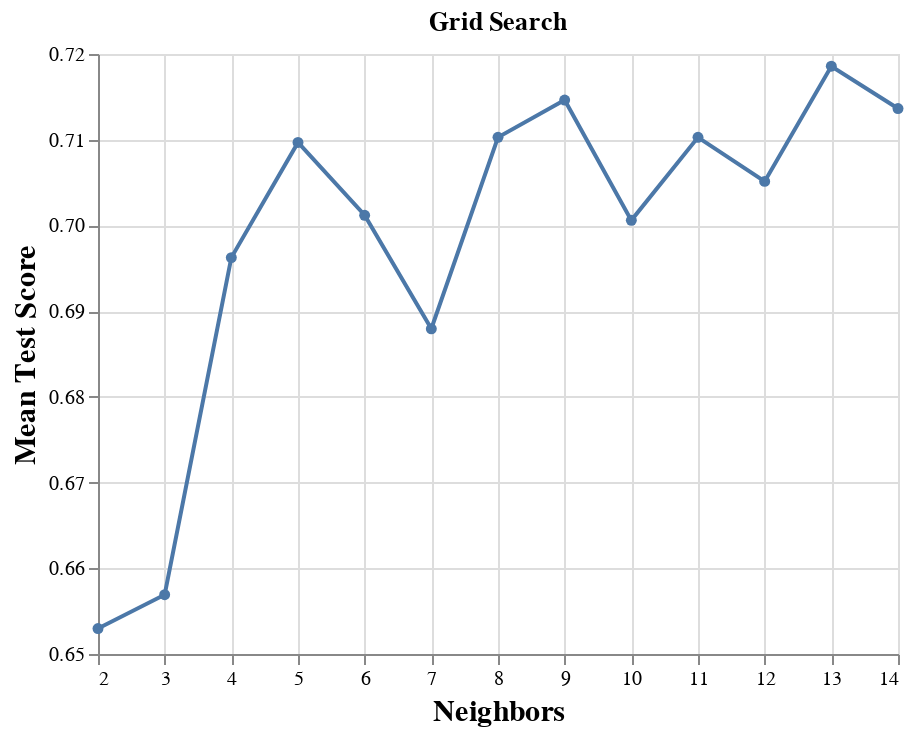

Notebook code for this chart:
### Markdown cell above
Next, we create a line plot that will help us decide which value of k to choose.

### Code cell
accuracy_versus_k_grid = (
    alt.Chart(accuracies_grid, title="Grid Search")
    .mark_line(point=True)
    .encode(
        x=alt.X(
            "param_kneighborsclassifier__n_neighbors",
            title="Neighbors",
            scale=alt.Scale(zero=False),
        ),
        y=alt.Y(
            "mean_test_score", 
            title="Mean Test Score", 
            scale=alt.Scale(zero=False)
        ),
    )
    .configure_axis(labelFontSize=10, titleFontSize=15)
    .properties(width=400, height=300)
)

accuracy_versus_k_grid

### Figure 1 — Vega-Lite specification as saved in the notebook (floating-point values rounded to 4 significant figures)
{"$schema": "https://vega.github.io/schema/vega-lite/v4.17.0.json", "config": {"axis": {"labelFontSize": 10, "titleFontSize": 15}, "view": {"continuousHeight": 300, "continuousWidth": 400}}, "data": {"name": "data-4f553075d2ed217460e6068b24ffc756"}, "datasets": {"data-4f553075d2ed217460e6068b24ffc756": [{"mean_fit_time": 0.02585, "mean_score_time": 0.02055, "mean_test_score": 0.653, "param_kneighborsclassifier__n_neighbors": 2, "params": {"kneighborsclassifier__n_neighbors": 2}, "rank_test_score": 13, "split0_test_score": 0.8261, "split1_test_score": 0.5217, "split2_test_score": 0.6957, "split3_test_score": 0.6087, "split4_test_score": 0.6087, "split5_test_score": 0.6087, "split6_test_score": 0.4783, "split7_test_score": 0.8182, "split8_test_score": 0.5455, "split9_test_score": 0.8182, "std_fit_time": 0.001488, "std_score_time": 0.0004507, "std_test_score": 0.1231}, {"mean_fit_time": 0.02448, "mean_score_time": 0.02003, "mean_test_score": 0.6569, "param_kneighborsclassifier__n_neighbors": 3, "params": {"kneighborsclassifier__n_neighbors": 3}, "rank_test_score": 12, "split0_test_score": 0.7826, "split1_test_score": 0.5217, "split2_test_score": 0.7391, "split3_test_score": 0.5217, "split4_test_score": 0.6522, "split5_test_score": 0.6522, "split6_test_score": 0.6087, "split7_test_score": 0.8182, "split8_test_score": 0.4545, "split9_test_score": 0.8182, "std_fit_time": 0.0006615, "std_score_time": 0.0004061, "std_test_score": 0.1243}, {"mean_fit_time": 0.02602, "mean_score_time": 0.02097, "mean_test_score": 0.6962, "param_kneighborsclassifier__n_neighbors": 4, "params": {"kneighborsclassifier__n_neighbors": 4}, "rank_test_score": 10, "split0_test_score": 0.913, "split1_test_score": 0.5652, "split2_test_score": 0.913, "split3_test_score": 0.6087, "split4_test_score": 0.6522, "split5_test_score": 0.6522, "split6_test_score": 0.5217, "split7_test_score": 0.8636, "split8_test_score": 0.5455, "split9_test_score": 0.7273, "std_fit_time": 0.002161, "std_score_time": 0.0005126, "std_test_score": 0.1431}, {"mean_fit_time": 0.0219, "mean_score_time": 0.01703, "mean_test_score": 0.7097, "param_kneighborsclassifier__n_neighbors": 5, "params": {"kneighborsclassifier__n_neighbors": 5}, "rank_test_score": 6, "split0_test_score": 0.913, "split1_test_score": 0.5217, "split2_test_score": 0.8696, "split3_test_score": 0.5652, "split4_test_score": 0.6957, "split5_test_score": 0.7391, "split6_test_score": 0.5652, "split7_test_score": 0.7727, "split8_test_score": 0.5455, "split9_test_score": 0.9091, "std_fit_time": 0.006203, "std_score_time": 0.005659, "std_test_score": 0.1469}, {"mean_fit_time": 0.01131, "mean_score_time": 0.007172, "mean_test_score": 0.7012, "param_kneighborsclassifier__n_neighbors": 6, "params": {"kneighborsclassifier__n_neighbors": 6}, "rank_test_score": 8, "split0_test_score": 0.8696, "split1_test_score": 0.5217, "split2_test_score": 0.8696, "split3_test_score": 0.6087, "split4_test_score": 0.6522, "split5_test_score": 0.6957, "split6_test_score": 0.5217, "split7_test_score": 0.7727, "split8_test_score": 0.5455, "split9_test_score": 0.9545, "std_fit_time": 0.007793, "std_score_time": 0.0002626, "std_test_score": 0.1502}, {"mean_fit_time": 0.02475, "mean_score_time": 0.01345, "mean_test_score": 0.6879, "param_kneighborsclassifier__n_neighbors": 7, "params": {"kneighborsclassifier__n_neighbors": 7}, "rank_test_score": 11, "split0_test_score": 0.8696, "split1_test_score": 0.4348, "split2_test_score": 0.8261, "split3_test_score": 0.5217, "split4_test_score": 0.6957, "split5_test_score": 0.6957, "split6_test_score": 0.6087, "split7_test_score": 0.7273, "split8_test_score": 0.5455, "split9_test_score": 0.9545, "std_fit_time": 0.02583, "std_score_time": 0.01209, "std_test_score": 0.1559}, {"mean_fit_time": 0.08024, "mean_score_time": 0.02691, "mean_test_score": 0.7103, "param_kneighborsclassifier__n_neighbors": 8, "params": {"kneighborsclassifier__n_neighbors": 8}, "rank_test_score": 4, "split0_test_score": 0.913, "split1_test_score": 0.4348, "split2_test_score": 0.8261, "split3_test_score": 0.5652, "split4_test_score": 0.6522, "split5_test_score": 0.6957, "split6_test_score": 0.6522, "split7_test_score": 0.8182, "split8_test_score": 0.5909, "split9_test_score": 0.9545, "std_fit_time": 0.007713, "std_score_time": 0.01931, "std_test_score": 0.1562}, {"mean_fit_time": 0.03996, "mean_score_time": 0.05551, "mean_test_score": 0.7146, "param_kneighborsclassifier__n_neighbors": 9, "params": {"kneighborsclassifier__n_neighbors": 9}, "rank_test_score": 2, "split0_test_score": 0.913, "split1_test_score": 0.4348, "split2_test_score": 0.7826, "split3_test_score": 0.5652, "split4_test_score": 0.7391, "split5_test_score": 0.6957, "split6_test_score": 0.6522, "split7_test_score": 0.8182, "split8_test_score": 0.5909, "split9_test_score": 0.9545, "std_fit_time": 0.0234, "std_score_time": 0.02291, "std_test_score": 0.1527}, {"mean_fit_time": 0.04566, "mean_score_time": 0.05268, "mean_test_score": 0.7006, "param_kneighborsclassifier__n_neighbors": 10, "params": {"kneighborsclassifier__n_neighbors": 10}, "rank_test_score": 9, "split0_test_score": 0.913, "split1_test_score": 0.5217, "split2_test_score": 0.913, "split3_test_score": 0.4783, "split4_test_score": 0.6957, "split5_test_score": 0.6957, "split6_test_score": 0.6522, "split7_test_score": 0.7727, "split8_test_score": 0.5, "split9_test_score": 0.8636, "std_fit_time": 0.02456, "std_score_time": 0.02635, "std_test_score": 0.1569}, {"mean_fit_time": 0.04593, "mean_score_time": 0.0456, "mean_test_score": 0.7103, "param_kneighborsclassifier__n_neighbors": 11, "params": {"kneighborsclassifier__n_neighbors": 11}, "rank_test_score": 4, "split0_test_score": 0.913, "split1_test_score": 0.5217, "split2_test_score": 0.8261, "split3_test_score": 0.4783, "split4_test_score": 0.6957, "split5_test_score": 0.6522, "split6_test_score": 0.6522, "split7_test_score": 0.8182, "split8_test_score": 0.6364, "split9_test_score": 0.9091, "std_fit_time": 0.03162, "std_score_time": 0.02865, "std_test_score": 0.144}, {"mean_fit_time": 0.02769, "mean_score_time": 0.02507, "mean_test_score": 0.7051, "param_kneighborsclassifier__n_neighbors": 12, "params": {"kneighborsclassifier__n_neighbors": 12}, "rank_test_score": 7, "split0_test_score": 0.913, "split1_test_score": 0.6087, "split2_test_score": 0.8696, "split3_test_score": 0.4783, "split4_test_score": 0.6957, "split5_test_score": 0.6522, "split6_test_score": 0.6522, "split7_test_score": 0.7273, "split8_test_score": 0.5909, "split9_test_score": 0.8636, "std_fit_time": 0.008722, "std_score_time": 0.01384, "std_test_score": 0.1324}, {"mean_fit_time": 0.01788, "mean_score_time": 0.01394, "mean_test_score": 0.7186, "param_kneighborsclassifier__n_neighbors": 13, "params": {"kneighborsclassifier__n_neighbors": 13}, "rank_test_score": 1, "split0_test_score": 0.913, "split1_test_score": 0.5652, "split2_test_score": 0.913, "split3_test_score": 0.4783, "split4_test_score": 0.6957, "split5_test_score": 0.6957, "split6_test_score": 0.6522, "split7_test_score": 0.7727, "split8_test_score": 0.6364, "split9_test_score": 0.8636, "std_fit_time": 0.00813, "std_score_time": 0.006484, "std_test_score": 0.139}, {"mean_fit_time": 0.007983, "mean_score_time": 0.006639, "mean_test_score": 0.7136, "param_kneighborsclassifier__n_neighbors": 14, "params": {"kneighborsclassifier__n_neighbors": 14}, "rank_test_score": 3, "split0_test_score": 0.913, "split1_test_score": 0.5652, "split2_test_score": 0.913, "split3_test_score": 0.4783, "split4_test_score": 0.6957, "split5_test_score": 0.7391, "split6_test_score": 0.6957, "split7_test_score": 0.7273, "split8_test_score": 0.5455, "split9_test_score": 0.8636, "std_fit_time": 0.0001509, "std_score_time": 0.0001451, "std_test_score": 0.1446}]}, "encoding": {"x": {"field": "param_kneighborsclassifier__n_neighbors", "scale": {"zero": false}, "title": "Neighbors", "type": "quantitative"}, "y": {"field": "mean_test_score", "scale": {"zero": false}, "title": "Mean Test Score", "type": "quantitative"}}, "height": 300, "mark": {"point": true, "type": "line"}, "title": "Grid Search", "width": 400}
